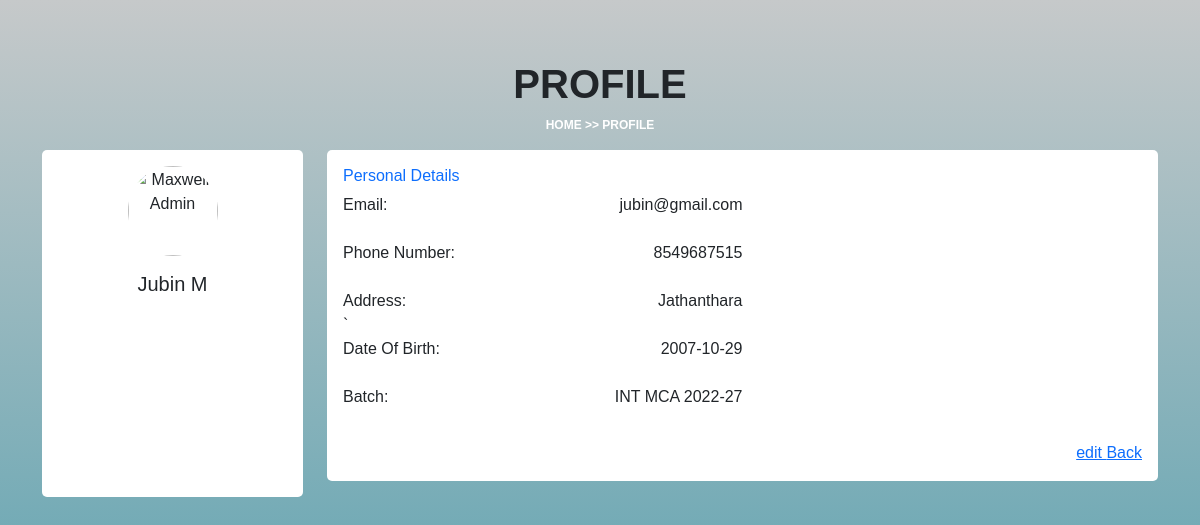
Page /sidebar-01/studentupdate.php?id=Jubin M (signed in) on the committed database.
### tables this page shows
CREATE TABLE `tab_reg` (
  `stud_id` int(100) NOT NULL,
  `log_id` int(100) NOT NULL,
  `sname` varchar(100) NOT NULL,
  `sadd` varchar(100) NOT NULL,
  `sdob` date NOT NULL,
  `sphoneno` varchar(13) NOT NULL,
  `semail` varchar(100) NOT NULL,
  `scourse` int(100) NOT NULL,
  `tenth_cer` varchar(100) NOT NULL,
  `twelth_cer` varchar(100) NOT NULL,
  `profile_img` varchar(100) NOT NULL,
  `twelth` int(100) NOT NULL,
  `tenth` int(100) NOT NULL,
  `total` int(100) NOT NULL,
  `sstay` varchar(100) NOT NULL,
  `spass` varchar(10) NOT NULL,
  `sstage` varchar(100) NOT NULL
);

CREATE TABLE `tbl_batch` (
  `batch_id` int(100) NOT NULL,
  `batch_name` varchar(100) NOT NULL,
  `course_id` int(10) NOT NULL
);

### sidebar-01/studentupdate.php (the view, shortened to what this page needs)
    <?php
$servername = "localhost";
    $username = "root";
    $password = "";
    $dbname = "super_academy";
$conn = new mysqli($servername,
    $username, $password, $dbname);
$url_query = $_GET['id'];
 $sql = "SELECT * from tab_reg where sname ='$url_query'";
 $result = $conn->query($sql);
 if ($result->num_rows > 0) {
  while($row = $result->fetch_assoc()) {
    $lid = $row['log_id'];
    $name=$row['sname'];
    $email=$row['semail'];
    $phoneno=$row['sphoneno'];
    $address=$row['sadd'];
    $dob=$row['sdob'];
    $sql1="SELECT * from tbl_student WHERE log_id='$lid'";
    $result1 = $conn->query($sql1);
    $row1=$result1->fetch_assoc();
    $bid = $row1['batch_id'];
    $sql2="SELECT * from tbl_batch  WHERE batch_id='$bid'";
    $result2 = $conn->query($sql2);
    $row2=$result2->fetch_assoc();
    $batchname = $row2['batch_name'];
 ?>
 <?php
  }
}
 ?>
<html>
    <head>
        <link href="https://cdn.jsdelivr.net/npm/bootstrap@5.0.2/dist/css/bootstrap.min.css" rel="stylesheet">
        <link rel="stylesheet" href="https://cdnjs.cloudflare.com/ajax/libs/font-awesome/4.7.0/css/font-awesome.min.css">
    </head>
<body style="background-image: linear-gradient( rgb(198, 201, 202),rgb(50, 147, 166));">
    <h1 style="text-align:center;font-family: 'Franklin Gothic Medium', Arial Narrow, 'Arial', sans-serif;font-weight: bolder; margin-top: 5%;"> PROFILE </h1>
    <P style="color: white;text-align:center;font-weight:bold;font-size:12px;">HOME >> PROFILE</P>
    <div class="container" style="height: 100%;">
        <div class="row gutters">
        <div class="col-xl-3 col-lg-3 col-md-12 col-sm-12 col-12">
        <div class="card h-100">
            <div class="card-body">
                <div class="account-settings">
                    <div class="user-profile">
                        <div class="user-avatar">
                            <img src="https://bootdey.com/img/Content/avatar/avatar7.png" alt="Maxwell Admin">
                        </div>
                        <h5 class="user-name"><?php echo $name ?></h5>
                    </div>
                </div>
            </div>
        </div>
        </div>
        <div class="col-xl-9 col-lg-9 col-md-12 col-sm-12 col-12" style="height:100% ;">
        <div class="card h-100">
            <div class="card-body">
                <div class="row gutters">
                    <div class="col-xl-12 col-lg-12 col-md-12 col-sm-12 col-12">
                        <h6 class="mb-2 text-primary">Personal Details</h6>
                    </div>
                    <form action="" method="post">
                        <div class="col-xl-6 col-lg-6 col-md-6 col-sm-6 col-12">
                          <div class="form-group">
                          <label for="website">Email: </label> <div style="float:right"><?php echo $email ?></div>
                          </div>
                        </div>
                        <br>
                        <div class="col-xl-6 col-lg-6 col-md-6 col-sm-6 col-12">
                          <div class="form-group">
                              <label for="website">Phone Number:</label> <div style="float:right;"><?php echo $phoneno ?></div>
                          </div>
                        </div>
                        <BR>
                        <div class="col-xl-6 col-lg-6 col-md-6 col-sm-6 col-12">
                          <div class="form-group">
                              <label for="website">Address:     </label>
                              <div style="float:right;"><?php echo $address ?></div>
                          </div>
                        </div>`
                        <div class="col-xl-6 col-lg-6 col-md-6 col-sm-6 col-12">
                          <div class="form-group">
                              <label for="website">Date Of Birth:     </label>
                              <div style="float:right"> <?php echo $dob ?></div>
                          </div>
                        </div>
                        <br>
                        <div class="col-xl-6 col-lg-6 col-md-6 col-sm-6 col-12">
                          <div class="form-group">
                              <label for="website">Batch:     </label>
                              <div style="float:right;"> <?php echo $batchname ?></div>
                          </div>
                        </div>
                    </div>
                    <div class="row gutters">
                        <div class="col-xl-12 col-lg-12 col-md-12 col-sm-12 col-12">
                            <div class="text-right">
                            <a href="studentedit.php?id=<?php   echo $_SESSION['LoginUser'];?>">edit </a>
                               <a  href="studentmain.php"> Back</a>
                            </div>
                        </div>
                    </div>
          </div>
        </div>
        </div>
        </div>
        </div>
</body>
</html>

### sidebar-01/studentupdate.php (style rules this page uses)
.account-settings .user-profile { margin: 0 0 1rem 0; padding-bottom: 1rem; text-align: center; }
.account-settings .user-profile .user-avatar { margin: 0 0 1rem 0; }
.account-settings .user-profile .user-avatar img { width: 90px; height: 90px; -webkit-border-radius: 100px; -moz-border-radius: 100px; border-radius: 100px; }
.account-settings .user-profile h5.user-name { margin: 0 0 0.5rem 0; }
.card { background: #ffffff; -webkit-border-radius: 5px; -moz-border-radius: 5px; border-radius: 5px; border: 0; margin-bottom: 1rem; }
.text-right { float: right; margin-top: 2%; }
body { margin:0;font-family:Arial }

### rows in the picture
tab_reg: sname "Jubin M", semail "jubin@gmail.com", sphoneno "8549687515", sadd "Jathanthara", sdob "2007-10-29"
tbl_batch: batch_name "INT MCA 2022-27"
